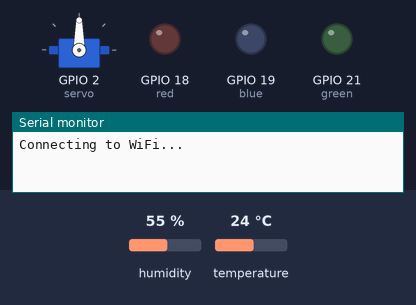
The sketch below on a simulated ESP32. Shown: servo, output pins drawn as LEDs (lit = HIGH), the last lines printed to the serial monitor. The inputs (shaded band) are chosen by the test bench; at power-on: humidity 55 %, temperature 24 °C. WiFi joins after 1.5 s; servers stay silent unless stated; uploads are accepted with an empty reply.

Above: at 0.1 s.
At 2.1 s:
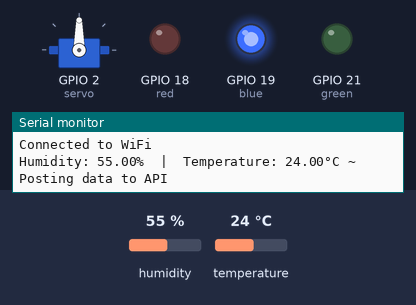
At 6.5 s:
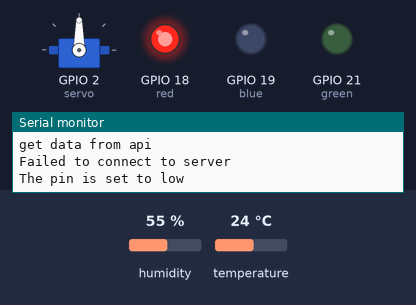
Timing chart, 0 to 8.0 s (numbered marks = the images above):
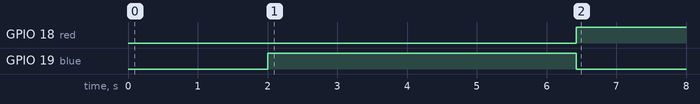

The sketch:

backup.ino
```cpp
#include <WiFi.h>
#include <HTTPClient.h>
#include <ArduinoJson.h>
#include <ESP32Servo.h>
#include <DHT.h>
#include "library.h"

#define DHTPIN 5
#define DHTTYPE DHT11
DHT dht(DHTPIN, DHTTYPE);

Servo servo;


void setup() {

  pinMode(blue, OUTPUT);
  pinMode(green, OUTPUT);
  pinMode(red, OUTPUT);

  Serial.begin(115200);
  servo.attach(2);
  dht.begin();
  connectToWiFi();
  changeColor(0,0,255);
}

void loop() {
  float humi = dht.readHumidity();
  float tempC = dht.readTemperature();

  if (isnan(humi) || isnan(tempC)) {
    Serial.println("Failed to read from DHT sensor!");
  } else {
    Serial.print("Humidity: ");
    Serial.print(humi);
    Serial.print("%");
    Serial.print("  |  ");
    Serial.print("Temperature: ");
    Serial.print(tempC);
    Serial.print("°C ~ ");


    if (humi > 60) {

      servo.write(90);
      updatePCStateInDatabase("OFF");
      delay(2000);
    }


    if (WiFi.status() == WL_CONNECTED) {
      if (postDataToDatabase(humi, tempC)) {
        Serial.println("Data posted successfully.");
        delay(2000);
      } else {
        Serial.println("Failed to post data.");
      }
      delay(2000);

      if (getDataFromDatabase()) {
        Serial.println("The led is on");
        servo.write(45);
        changeColor(0,255,0);
      } else {
        Serial.println("The pin is set to low");
        servo.write(90);
        changeColor(255,0,0);
      }
    } else {
      Serial.println("WiFi not connected.");
      connectToWiFi();
    }
  }
  delay(30000); // Debounce delay
}
```

library.h
```cpp
const char* ssid = "iPhone";
const char* password = "12387645";


const char* endpoint = "https://home1-31c9.restdb.io/rest/data/664d9cbe7a191951000003e3";
const char* apiKey = "664d9d10f13d104d6dc37e44";
const int blue =19;
const int green =21;
const int red =18;

void connectToWiFi() {
  Serial.println("Connecting to WiFi...");
  WiFi.begin(ssid, password);
  while (WiFi.status() != WL_CONNECTED) {
    delay(1000);
    Serial.println("Connecting...");
  }
  Serial.println("Connected to WiFi");
}


bool getDataFromDatabase() {
  Serial.println("get data from api");
  HTTPClient http;
  http.begin(endpoint);
  http.addHeader("Content-Type", "application/json");
  http.addHeader("x-apikey", apiKey);

  int httpResponseCode = http.GET();
  if (httpResponseCode > 0) {
    if (httpResponseCode == HTTP_CODE_OK) {
      String payload = http.getString();
      DynamicJsonDocument doc(1024);
      DeserializationError error = deserializeJson(doc, payload);
      if (!error) {
        const char* pcstate = doc["pcstate"];
        if (strcmp(pcstate, "ON") == 0) {
          Serial.println("pcstate=on");
          return true;
        } else if (strcmp(pcstate, "OFF") == 0) {
          Serial.println("pcstate=off");
          return false;
        }
      } else {
        Serial.println("Failed to parse JSON");
      }
    } else {
      Serial.print("HTTP GET request failed, error: ");
      Serial.println(httpResponseCode);
    }
  } else {
    Serial.println("Failed to connect to server");
  }
  http.end();
  return false;
}
bool postDataToDatabase(float humidity, float temperature) {
  Serial.println("Posting data to API");
  HTTPClient http;
  http.begin(endpoint);
  http.addHeader("Content-Type", "application/json");
  http.addHeader("x-apikey", apiKey);

  DynamicJsonDocument doc(1024);
  doc["humidity"] = humidity;
  doc["temperature"] = temperature;

  String jsonData;
  serializeJson(doc, jsonData);

  int httpResponseCode = http.PUT(jsonData); // Change POST to PUT if you need to update
  if (httpResponseCode > 0) {
    if (httpResponseCode == HTTP_CODE_OK || httpResponseCode == HTTP_CODE_CREATED) {
      Serial.println("Data posted successfully.");
      http.end();
      return true;
    } else {
      Serial.print("HTTP POST request failed, error: ");
      Serial.println(httpResponseCode);
    }
  } else {
    Serial.println("Failed to connect to server");
  }
  http.end();
  return false;
}


void changeColor(int redLedState, int greenLedState, int blueLedState){
  digitalWrite(red, redLedState);
  digitalWrite(green, greenLedState);
  digitalWrite(blue, blueLedState);
}
void updatePCStateInDatabase(const char* state) {
  Serial.println("Updating PC state in the database");
  HTTPClient http;
  http.begin(endpoint);
  http.addHeader("Content-Type", "application/json");
  http.addHeader("x-apikey", apiKey);

  DynamicJsonDocument doc(1024);
  doc["pcstate"] = state;

  String jsonData;
  serializeJson(doc, jsonData);

  int httpResponseCode = http.PUT(jsonData); // Change PUT to POST if required
  if (httpResponseCode > 0) {
    if (httpResponseCode == HTTP_CODE_OK || httpResponseCode == HTTP_CODE_CREATED) {
      Serial.println("PC state updated successfully.");
      http.end();
    } else {
      Serial.print("HTTP PUT request failed, error: ");
      Serial.println(httpResponseCode);
    }
  } else {
    Serial.println("Failed to connect to server");
  }
}
```

Measured:
- by itself, GPIO 18 (red): LOW → HIGH at 6.4 s
- by itself, GPIO 19 (blue): HIGH → LOW at 6.4 s
